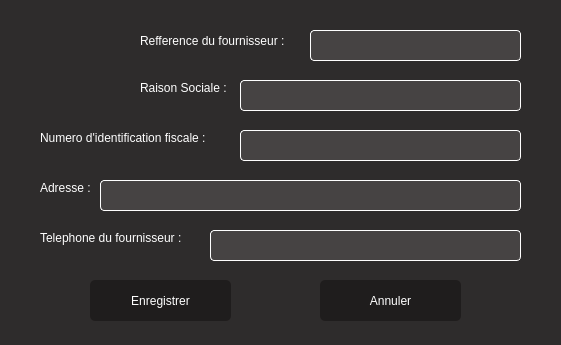
<?xml version="1.0" encoding="UTF-8"?>
<ui version="4.0">
 <class>Fournisseur</class>
 <widget class="QDialog" name="Fournisseur">
  <property name="geometry">
   <rect>
    <x>0</x>
    <y>0</y>
    <width>561</width>
    <height>345</height>
   </rect>
  </property>
  <property name="windowTitle">
   <string>Information du fournisseur</string>
  </property>
  <property name="styleSheet">
   <string notr="true">background-color:rgb(46,44,44);
color:white;
font: 63 10pt &quot;Yu Gothic UI Semibold&quot;;</string>
  </property>
  <widget class="QLabel" name="label">
   <property name="geometry">
    <rect>
     <x>140</x>
     <y>30</y>
     <width>171</width>
     <height>21</height>
    </rect>
   </property>
   <property name="text">
    <string>Refference du fournisseur :</string>
   </property>
  </widget>
  <widget class="QLineEdit" name="lineEdit">
   <property name="geometry">
    <rect>
     <x>310</x>
     <y>30</y>
     <width>211</width>
     <height>31</height>
    </rect>
   </property>
   <property name="styleSheet">
    <string notr="true">border-radius:4px;
border:1px solid white;
background-color:rgb(70,67,67);</string>
   </property>
  </widget>
  <widget class="QLabel" name="label_2">
   <property name="geometry">
    <rect>
     <x>140</x>
     <y>80</y>
     <width>101</width>
     <height>16</height>
    </rect>
   </property>
   <property name="text">
    <string>Raison Sociale :</string>
   </property>
  </widget>
  <widget class="QLabel" name="label_3">
   <property name="geometry">
    <rect>
     <x>40</x>
     <y>130</y>
     <width>201</width>
     <height>16</height>
    </rect>
   </property>
   <property name="text">
    <string>Numero d'identification fiscale :</string>
   </property>
  </widget>
  <widget class="QLabel" name="label_4">
   <property name="geometry">
    <rect>
     <x>40</x>
     <y>180</y>
     <width>61</width>
     <height>16</height>
    </rect>
   </property>
   <property name="text">
    <string>Adresse :</string>
   </property>
  </widget>
  <widget class="QLabel" name="label_5">
   <property name="geometry">
    <rect>
     <x>40</x>
     <y>230</y>
     <width>161</width>
     <height>16</height>
    </rect>
   </property>
   <property name="text">
    <string>Telephone du fournisseur :</string>
   </property>
  </widget>
  <widget class="QLineEdit" name="lineEdit_2">
   <property name="geometry">
    <rect>
     <x>240</x>
     <y>80</y>
     <width>281</width>
     <height>31</height>
    </rect>
   </property>
   <property name="styleSheet">
    <string notr="true">border-radius:4px;
border:1px solid white;
background-color:rgb(70,67,67);</string>
   </property>
  </widget>
  <widget class="QLineEdit" name="lineEdit_3">
   <property name="geometry">
    <rect>
     <x>240</x>
     <y>130</y>
     <width>281</width>
     <height>31</height>
    </rect>
   </property>
   <property name="styleSheet">
    <string notr="true">border-radius:4px;
border:1px solid white;
background-color:rgb(70,67,67);</string>
   </property>
  </widget>
  <widget class="QLineEdit" name="lineEdit_4">
   <property name="geometry">
    <rect>
     <x>100</x>
     <y>180</y>
     <width>421</width>
     <height>31</height>
    </rect>
   </property>
   <property name="styleSheet">
    <string notr="true">border-radius:4px;
border:1px solid white;
background-color:rgb(70,67,67);</string>
   </property>
   <property name="text">
    <string/>
   </property>
  </widget>
  <widget class="QLineEdit" name="lineEdit_5">
   <property name="geometry">
    <rect>
     <x>210</x>
     <y>230</y>
     <width>311</width>
     <height>31</height>
    </rect>
   </property>
   <property name="styleSheet">
    <string notr="true">border-radius:4px;
border:1px solid white;
background-color:rgb(70,67,67);</string>
   </property>
  </widget>
  <widget class="QPushButton" name="pushButton">
   <property name="geometry">
    <rect>
     <x>90</x>
     <y>280</y>
     <width>141</width>
     <height>41</height>
    </rect>
   </property>
   <property name="styleSheet">
    <string notr="true">border-radius:5px;
background-color:rgb(31,29,29);</string>
   </property>
   <property name="text">
    <string>Enregistrer</string>
   </property>
  </widget>
  <widget class="QPushButton" name="pushButton_2">
   <property name="geometry">
    <rect>
     <x>320</x>
     <y>280</y>
     <width>141</width>
     <height>41</height>
    </rect>
   </property>
   <property name="styleSheet">
    <string notr="true">border-radius:5px;
background-color:rgb(31,29,29);</string>
   </property>
   <property name="text">
    <string>Annuler</string>
   </property>
  </widget>
  <widget class="QLabel" name="test_image">
   <property name="geometry">
    <rect>
     <x>20</x>
     <y>10</y>
     <width>101</width>
     <height>121</height>
    </rect>
   </property>
   <property name="text">
    <string/>
   </property>
  </widget>
 </widget>
 <resources/>
 <connections/>
</ui>
